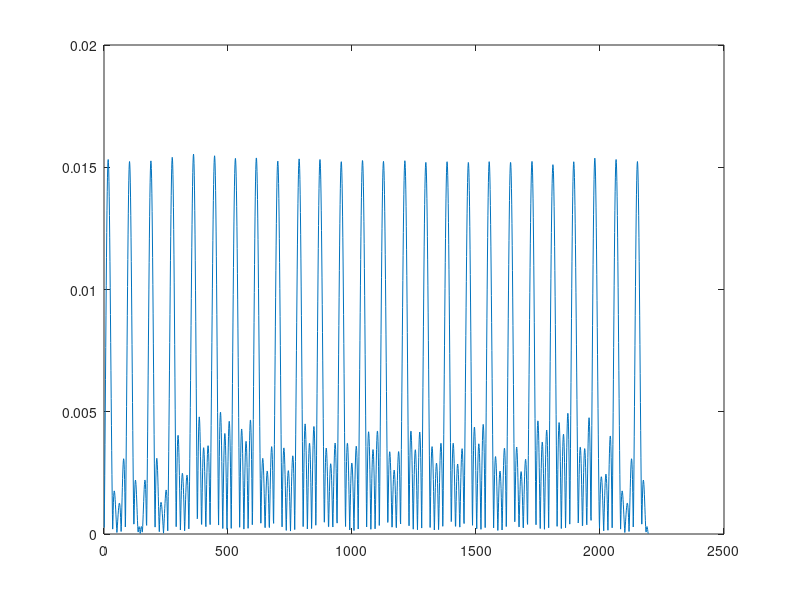

Write the MATLAB code that produced this figure. (Note: this script raises an error after producing the figure.)
clc;
close all;

% Parameters
numSubcarriers = 120;       % Total number of subcarriers
user1Subcarriers = 1:120;   % Subcarriers assigned to User-1

% Initialize subcarrier mapping vector
subcarrierMapping = zeros(numSubcarriers, 1);

% Assign subcarriers to User-1
subcarrierMapping(user1Subcarriers) = 1;

% Display the subcarrier mapping
disp(subcarrierMapping);

% Set parameters for Zadoff-Chu sequence generation
sequenceLength = 120;  % Length of the ZC sequence
rootIdx = 5;           % Root index of the ZC sequence

% Generate the Zadoff-Chu sequence for User-1
n = 0:sequenceLength-1;
zcSequence = exp(-1i * pi * rootIdx * n .* (n + 1) / sequenceLength);

% Display the Zadoff-Chu sequence for User-1
disp(zcSequence);

% Parameters for OFDM waveform generation
user = 1;                % User index
fftSize = 2048;          % FFT size
cpLength = 144;          % Cyclic prefix length

% Generate the OFDM waveform for User-1
ofdmSignal = ifft(zcSequence, fftSize);   % Perform IFFT on the Zadoff-Chu sequence
ofdmSignal = [ofdmSignal(end-cpLength+1:end) ofdmSignal];   % Add cyclic prefix

% Display the OFDM waveform for User-1
disp(ofdmSignal);
plot(abs(ofdmSignal));

% Generate complex Gaussian random variables for each tap
h1 = (randn(1,1)+1j*randn(1,1))/sqrt(2);
h2 = (randn(1,1)+1j*randn(1,1))/sqrt(2);
h3 = (randn(1,1)+1j*randn(1,1))/sqrt(2);
h4 = (randn(1,1)+1j*randn(1,1))/sqrt(2);

% Combine taps to form broadband channel coefficients
h = [0.3*h1 0.8*h2 0.2*h3 0.5*h4];

% Display the generated coefficients
disp(h);

% Convolution between OFDM waveform and complex Gaussian channel for user-1
conv_op = conv(ofdmSignal, h);
plot(abs(conv_op));
M = length(conv_op);

%% Receiver Operations %%
% CP removal
L = 4;
rx_signal = conv_op((L+3):length(conv_op));

% Computing FFT
decoded_ofdm = fft(rx_signal);

% Perform LS channel estimation
X = repmat(ofdmSignal(user1Subcarriers), 1, length(h));  % Replicate transmitted signal matrix X for User-1 subcarriers
H_estimated = ls_channel_estimation(decoded_ofdm, X);  % Use the received signal matrix directly

% Display the estimated channel coefficients
disp('Estimated Channel Coefficients:');
disp(H_estimated);

% Function for LS channel estimation
function H_estimated = ls_channel_estimation(Y, X)
    % Y: Received signal matrix (size: numSubcarriers x numAntennas)
    % X: Transmitted signal matrix (size: numSubcarriers x numAntennas)

    % Perform LS channel estimation
    H_estimated = pinv(X) * Y;
end
